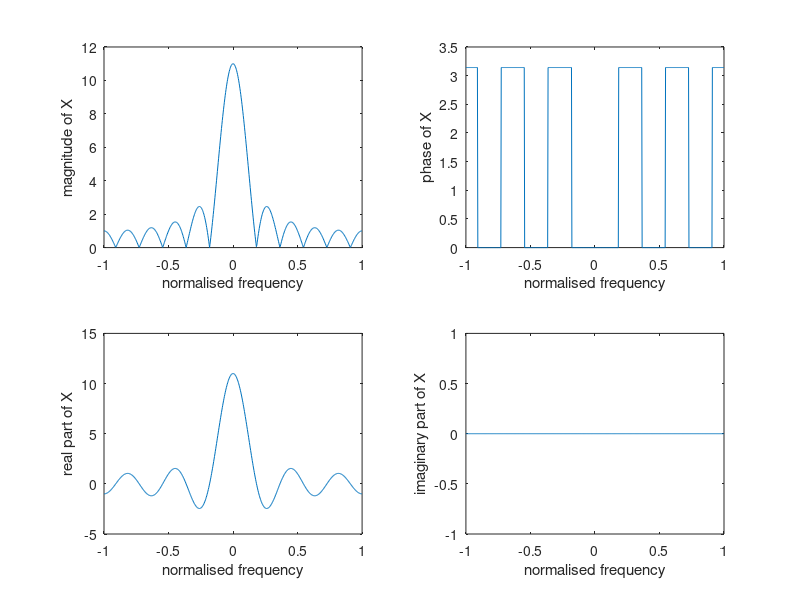

Source code (MATLAB):
clc;
clear all;
N=5;
w=-pi:0.01:pi;
x(1,:)=sin(w*(N+0.5))./sin(w/2);

subplot(2,2,1);
plot(w/pi,abs(x(1,:)));
xlabel('normalised frequency');
ylabel('magnitude of X');

subplot(2,2,2);
plot(w/pi,angle(x(1,:)));
xlabel('normalised frequency');
ylabel('phase of X');

subplot(2,2,3);
plot(w/pi,real(x(1,:)));
xlabel('normalised frequency');
ylabel('real part of X');

subplot(2,2,4);
plot(w/pi,imag(x(1,:)));
xlabel('normalised frequency');
ylabel('imaginary part of X');